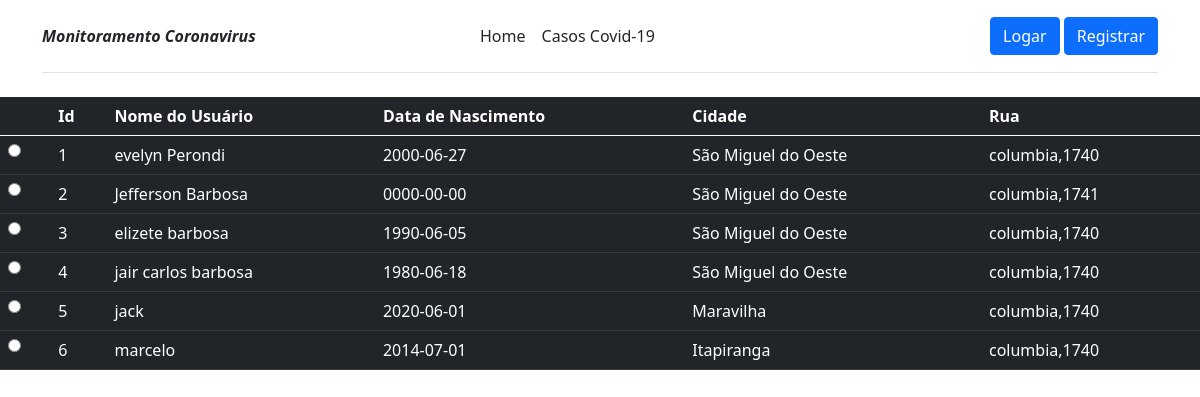
Page /historico_paciente.php on the committed database.
### tables this page shows
CREATE TABLE `paciente` (
  `codpac` int(10) NOT NULL AUTO_INCREMENT COMMENT 'Código do paciente',
  `nompac` varchar(120) NOT NULL COMMENT 'Nome do paciente.',
  `datpac` date NOT NULL COMMENT 'Data de nascimento do paciente.',
  `pespac` decimal(5,2) NOT NULL COMMENT 'Peso do Paciente',
  `altpac` decimal(3,2) NOT NULL COMMENT 'Altura do Paciente',
  `cpfpac` int(11) NOT NULL COMMENT 'CPF do paciente.',
  `sexpac` varchar(9) NOT NULL COMMENT 'Sexo do paciente.',
  `usupac` varchar(60) NOT NULL COMMENT 'Usuario  paciente',
  `senpac` varchar(60) NOT NULL COMMENT 'Senha do paciente',
  `ruapac` varchar(100) NOT NULL COMMENT 'Rua do paciente',
  `cidpac` varchar(100) NOT NULL COMMENT 'Cidade do paciente',
  `ceppac` int(14) NOT NULL COMMENT 'Cep do paciente',
  `estpac` varchar(60) NOT NULL COMMENT 'Estado do paciente',
  `nivel` int(1) NOT NULL DEFAULT 1 COMMENT 'Nivel de acesso (1-Paciente, 2-Medico)',
  PRIMARY KEY (`codpac`)
);

### historico_paciente.php (the view)
<?php
include 'header.php';
$count = "SELECT COUNT(*) AS total FROM paciente ";
$select = "SELECT *  FROM paciente ";
$qryCount = $PDO->prepare($count);
$qryCount->execute();
$total = $qryCount->fetchColumn();
$qry = $PDO->prepare($select);
$qry->execute();
?>
<html>
<?php if ($total > 0) { ?>
<table class="table table-dark table-hove" >
    <thead class="thead-dark">
         <tr>
            <th></th>
            <th scope="col">Id</th>
            <th scope="col">Nome do Usuário</th>
            <th scope="col">Data de Nascimento</th>
            <th scope="col">Cidade</th>
            <th scope="col">Rua</th>
        </tr>
    </thead>
    <tbody>
	    <?php while ($paciente = $qry->fetch(PDO::FETCH_ASSOC)) { ?>
            <tr>
                <td><input type="radio" name="admin" value=<?php $paciente['codpac']?>></label></td>
                <td><?= $paciente['codpac']; ?></td>
                <td><?= $paciente['nompac']; ?></td>
                <td><?= $paciente['datpac']; ?></td>
                <td><?= $paciente['cidpac']; ?></td>
                <td><?= $paciente['ruapac']; ?></td>
            </tr>
        <?php } ?>
    </tbody>
</table>
<?php }else{ ?>
    <div align="center">
        <td><b>Não a nenhum histórico de sintomas</b></td>
    </div>
<?php } ?>
</html>
</html>

### header.php (shortened to what this page needs)
<html>
    <head>
        <link rel="stylesheet" href="lib/bootstrap/css/bootstrap.min.css">
        <link rel="stylesheet" href="lib\css\estilo.css" />
    </head>
    <body>
        <div class="container">
            <header class="d-flex flex-wrap align-items-center justify-content-center justify-content-md-between py-3 mb-4 border-bottom">
               <b><i> Monitoramento Coronavirus</i></b>
               <ul class="nav col-12 col-md-auto mb-2 justify-content-center mb-md-0">
                <li><a href="index.php" class="nav-link px-2 link-dark">Home</a></li>
                <li><a href="resultadoapi.php" class="nav-link px-2 link-dark">Casos Covid-19</a></li>
              <?php if($_SESSION['nivelUser']== 2){?>
                <li><a href="historico_sintomas.php" class="nav-link px-2 link-dark">Historico de Sintomas</a></li>
                <li><a href="historico_paciente.php" class="nav-link px-2 link-dark">Historico de Pacientes</a></li>
               </ul>
                <div class="col-md-3 text-end">
                  Administrador:<b><?php echo $_SESSION['nomUser'];?></b>
                  <a class="btn btn-primary" href="logout.php"><i class="fa fa-plus" ></i> Desconectar</a>
                </div>
              <?php }else{?>
                </ul>
                <div class="col-md-3 text-end">
                  <a class="btn btn-primary" href="logar.php"><i class="fa fa-plus"></i> Logar</a>
                  <a class="btn btn-primary" href="registrar.php"><i class="fa fa-plus"></i> Registrar</a>
                </div>
              <?php }?>
            </header>
        </div>
    </body>
</html>

### rows in the picture
paciente: codpac "1", nompac "evelyn Perondi", datpac "2000-06-27", cidpac "São Miguel do Oeste", ruapac "columbia,1740"
paciente: codpac "2", nompac "Jefferson Barbosa", datpac "0000-00-00", cidpac "São Miguel do Oeste", ruapac "columbia,1741"
paciente: codpac "3", nompac "elizete barbosa", datpac "1990-06-05", cidpac "São Miguel do Oeste", ruapac "columbia,1740"
paciente: codpac "4", nompac "jair carlos barbosa", datpac "1980-06-18", cidpac "São Miguel do Oeste", ruapac "columbia,1740"
paciente: codpac "5", nompac "jack", datpac "2020-06-01", cidpac "Maravilha", ruapac "columbia,1740"
paciente: codpac "6", nompac "marcelo", datpac "2014-07-01", cidpac "Itapiranga", ruapac "columbia,1740"
